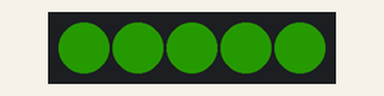
Bench run of a program on a simulated CircuitPython board. On the bench: 5 RGB LEDs in strip order, left to right. Dim RGB values are drawn brighter than linear; what the program prints to the serial console is not drawn.

Above: at 1.15 s.
At 38.5 s:
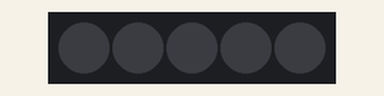
Timing chart, 0 to 130.0 s (numbered marks = the images above):
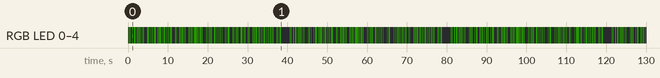

The program:

morse-mesage.py
```python
import board
import neopixel
import adafruit_fancyled.adafruit_fancyled as fancy
import time

MESSAGE = "HTTPS LINKEDIN DOT COM SLASH IN SLASH FAITHKENT"

NUM_LEDS = 5
pixels = neopixel.NeoPixel(
  board.APA102_MOSI,
  NUM_LEDS,
  auto_write=False,
  brightness=0.1)

ON = 255
OFF = 0

DOT = 0.1
DASH = 3 * DOT
GAP = DOT
LETTER_END = 3 * DOT
WORD_END = 7 * DOT
MESSAGE_END = 20 * DOT

ALPHABET = {
    "A": [DOT, DASH],
    "B": [DASH, DOT, DOT, DOT],
    "C": [DASH, DOT, DASH, DOT],
    "D": [DASH, DOT, DOT],
    "E": [DOT],
    "F": [DOT, DOT, DASH, DASH],
    "G": [DASH, DASH, DOT],
    "H": [DOT, DOT, DOT, DOT],
    "I": [DOT, DOT],
    "J": [DOT, DASH, DASH, DASH],
    "K": [DASH, DOT, DASH],
    "L": [DOT, DASH, DOT, DOT],
    "M": [DASH, DASH],
    "N": [DASH, DOT],
    "O": [DASH, DASH, DASH],
    "P": [DOT, DASH, DASH, DOT],
    "Q": [DASH, DASH, DOT, DASH],
    "R": [DOT, DASH, DOT],
    "S": [DOT, DOT, DOT],
    "T": [DASH],
    "U": [DOT, DOT, DASH],
    "V": [DOT, DOT, DOT, DASH],
    "W": [DOT, DASH, DASH],
    "X": [DASH, DOT, DOT, DASH],
    "Y": [DASH, DOT, DASH, DASH],
    "Z": [DASH, DASH, DOT, DOT],
    "0": [],
    "1": [DOT, DASH, DASH, DASH, DASH],
    "2": [DOT, DOT, DASH, DASH, DASH],
    "3": [DOT, DOT, DOT, DASH, DASH],
    "4": [DOT, DOT, DOT, DOT, DASH],
    "5": [DOT, DOT, DOT, DOT, DOT],
    "6": [DASH, DOT, DOT, DOT, DOT],
    "7": [DASH, DASH, DOT, DOT, DOT],
    "8": [DASH, DASH, DASH, DOT, DOT],
    "9": [DASH, DASH, DASH, DASH, DOT],
}

def start(message):
  firstWord = True
  for word in message.split(" "):
    if not firstWord:
      print("_W_")
      time.sleep(WORD_END)
    firstWord = False

    firstLetter = True
    for letter in word:
      if not firstLetter:
        print("_L_")
        time.sleep(LETTER_END)
      firstLetter = False

      print(letter),

      firstSymbol = True
      for symbol in ALPHABET[letter]:
        if not firstSymbol:
          print("_S_", end=" ")
          time.sleep(GAP)
        firstSymbol = False

        print('.' if symbol == DOT else '-', end=" ")

        turnlights(ON)
        time.sleep (symbol)
        turnlights(OFF)
  print("_M_")
  time.sleep(MESSAGE_END)

def turnlights(to):
  color = fancy.CHSV(75,255,to).pack()
  pixels.fill(color)
  pixels.show()

while True:
  start(MESSAGE)
```

Measured:
- by itself, RGB LED 0–4: off → RGB(6, 25, 0) at 0.00 s, → off 0.10 s later, → RGB(6, 25, 0) 0.10 s later, → off 0.10 s later, … (674 changes in this stretch)
- by itself, everything shown: repeats every 40.4 s, in 208 steps
